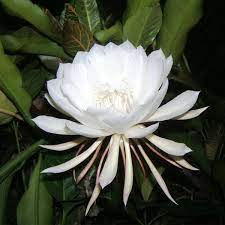
#> input picture download (1).jpg, 225 x 225 px, found by its file name
$ jupyter execute --allow-errors Dl_exp_7.ipynb   (shell and % lines are left out)
#> lines starting #> are read from the running program, lines starting #| are printed output that depends on the picture; after the words box and inside, x2 and y2 are one past the last pixel; in counts of white or black regions, pixels touching at a corner belong together
<a href="https://colab.research.google.com/github/srajeshreddy/Deep-Learning/blob/main/Dl_exp_7.ipynb" target="_parent"></a>

Experiment 7
Basic image processing operations: Histogram equalization, thresholding, edge
detection, data augmentation, morphological operations

[cell 1]
# mount the drive where we will save stats and loade our libraries from
from google.colab import drive
drive.mount('/content/drive')

[cell 2]
import pandas as pd
import numpy as np
import matplotlib.pyplot as plt

[cell 3]
from tensorflow.keras.datasets import cifar10

#> (a cell that did not finish here is left out)

#> (a cell that did not finish here is left out)

#> (a cell that did not finish here is left out)

#> (a cell that did not finish here is left out)

#> (a cell that did not finish here is left out)

**Visualizing the Data**

[cell 9]
import matplotlib.pyplot as plt
plt.figure(figsize=(40,40))

num_images = 20
#> (the rest of this cell did not finish here and is left out)

#> (a cell that did not finish here is left out)

#> (a cell that did not finish here is left out)

Histogram equalization

[cell 12]
import cv2
import numpy as np
from google.colab.patches import cv2_imshow
# read a image using imread
img = cv2.imread('/content/download (1).jpg',0)
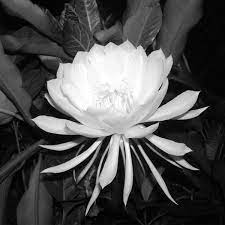
#> img: shape (225, 225); min 0, max 255, mean 79.9
cv2_imshow(img)

[cell 13]
import matplotlib.pyplot as plt

# creating a Histograms Equalization
# of a image using cv2.equalizeHist()
equ = cv2.equalizeHist(img)
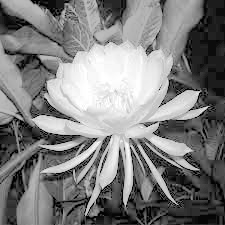
#> equ: shape (225, 225); min 0, max 255, mean 126.8
cv2_imshow(equ)

Data Augmentation

#> (a cell that did not finish here is left out)

[cell 15]
# set up image augmentation
from tensorflow.keras.preprocessing.image import ImageDataGenerator

#> (the rest of this cell did not finish here and is left out)

#> (a cell that did not finish here is left out)

**Thresholding**

[cell 17]
import cv2
from google.colab.patches import cv2_imshow
image = cv2.imread('/content/download (1).jpg')
#> image is the input picture: shape (225, 225, 3); mean B, G, R 68.7, 82.9, 78.5
threshold_value = 120
max_val = 255
ret, image = cv2.threshold(image, threshold_value, max_val, cv2.THRESH_BINARY)
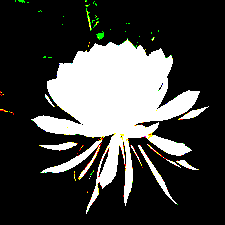
#> image: shape (225, 225, 3); mean B, G, R 65.2, 67.1, 66.9
#> ret = 120
cv2_imshow(image)

[cell 18]
import cv2 as cv
import numpy as np
from matplotlib import pyplot as plt
img = cv.imread('/content/download (1).jpg',0)
ret,thresh1 = cv.threshold(img,127,255,cv.THRESH_BINARY)
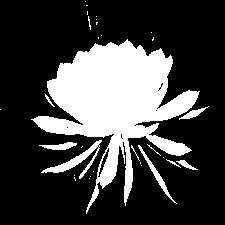
#> thresh1: shape (225, 225); 25.8% white; 31 white regions (22 under 20 px), largest, box (x1, y1, x2, y2) and area: (31, 39, 200, 214) 11765, (41, 140, 102, 179) 503, (138, 145, 177, 204) 256
ret,thresh2 = cv.threshold(img,127,255,cv.THRESH_BINARY_INV)
ret,thresh3 = cv.threshold(img,127,255,cv.THRESH_TRUNC)
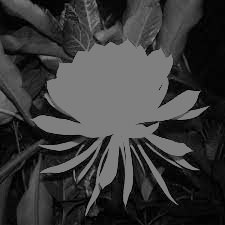
#> thresh3: shape (225, 225); min 0, max 127, mean 58.3
ret,thresh4 = cv.threshold(img,127,255,cv.THRESH_TOZERO)
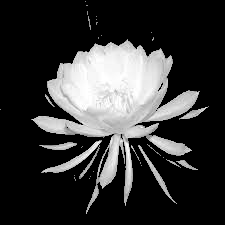
#> thresh4: shape (225, 225); min 0, max 255, mean 54.3
ret,thresh5 = cv.threshold(img,127,255,cv.THRESH_TOZERO_INV)
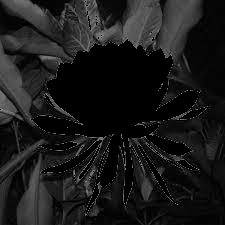
#> thresh5: shape (225, 225); min 0, max 127, mean 25.6
titles = ['Original Image','BINARY','BINARY_INV','TRUNC','TOZERO','TOZERO_INV']
images = [img, thresh1, thresh2, thresh3, thresh4, thresh5]
for i in range(6):
    plt.subplot(2,3,i+1),plt.imshow(images[i],'gray',vmin=0,vmax=255)
    plt.title(titles[i])
    plt.xticks([]),plt.yticks([])
plt.show()

Edge detection

[cell 19]
import cv2
import numpy as np
import matplotlib.pyplot as plt
# read the image
image = cv2.imread("/content/download (1).jpg")
cv2_imshow(image)

[cell 20]
# convert it to grayscale
gray = cv2.cvtColor(image, cv2.COLOR_BGR2GRAY)
# show the grayscale image
plt.imshow(gray, cmap="gray")
plt.show()

[cell 21]
# perform the canny edge detector to detect image edges
edges = cv2.Canny(gray, threshold1=30, threshold2=100)
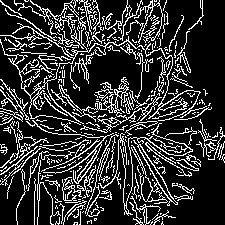
#> edges: shape (225, 225); 20.2% white in thin lines or dots
cv2_imshow(edges)
